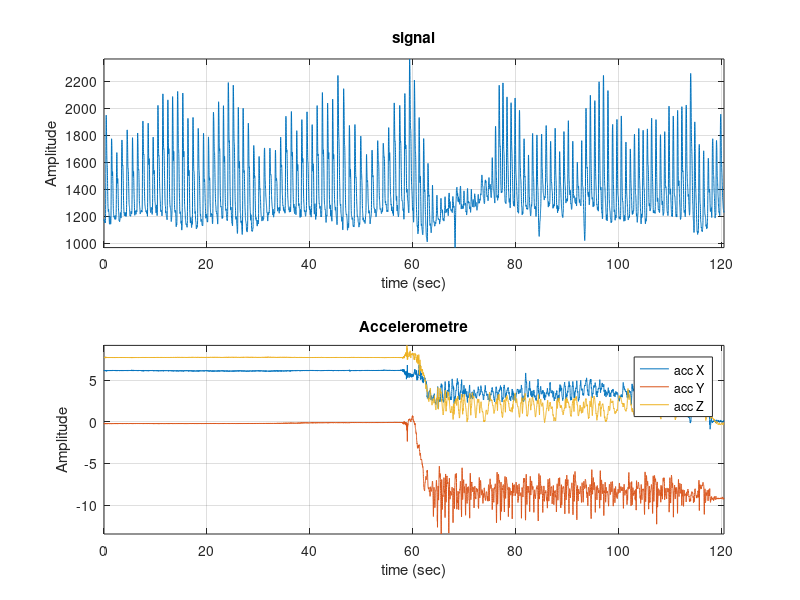

MATLAB code for this plot: (Note: this script raises an error after producing the figure.)
clear all
close all
clc

addpath(genpath('../functions'));
addpath(genpath('../signals'));
%% Data an signals definition

load('Accel_X.mat')
load('Accel_Y.mat')
load('Accel_Z.mat')
load('PPG_A13.mat')
load('Timestamp.mat')

Time = (Timestamp-Timestamp(1))*10^(-3);
Fs = 128; % sampling frequencies
N = length(PPG_A13);
nyquistFreq = Fs/2;
NFFT = 2^nextpow2(N);

figure,
subplot(211)
plot(Time,PPG_A13)
axis('tight')
grid on
xlabel('time (sec)')
ylabel('Amplitude')
title('signal')
subplot(212)
plot(Time,Accel_X)
hold all
plot(Time,Accel_Y)
plot(Time,Accel_Z)
axis('tight')
grid on
legend('acc X', 'acc Y', 'acc Z')
xlabel('time (sec)')
ylabel('Amplitude')
title('Accelerometre')

%% Look to a correlation of the signal
Xmean = mean(diff(Accel_X));
Ymean = mean(diff(Accel_Y));
Zmean = mean(diff(Accel_Z));

T = 5;
[M, I] = max([Xmean Ymean Zmean]);
maxCorr = 0;
acc = [Accel_X Accel_Y Accel_Z];
accel = acc(:,I);
timeTsec = 1:Fs*T:length(PPG_A13);
timeTsec(end) = length(PPG_A13);
Xout = [];
order = T;
l = order+1; % filter length
lambda = 1; % RLS forgetting factor
invcov = T*eye(l);
RLSfilt = adaptfilt.rls(l, lambda, invcov);
for k=1:length(timeTsec)-1
    if k == length(timeTsec)-1
        accelShort = accel(timeTsec(k):timeTsec(k+1));
        x = PPG_A13(timeTsec(k):timeTsec(k+1));
    else
        accelShort = accel(timeTsec(k):timeTsec(k+1)-1);
        x = PPG_A13(timeTsec(k):timeTsec(k+1)-1);
    end
    [corrM, lagsShort] = xcorr(accelShort,x, 'coeff');
    corrM = corrM((length(accelShort)):end);
    lagsShort = lagsShort((length(accelShort)):end);
    [corr, i] = max(corrM);
    
    if corr>0.9
        % get the RLS filter
        [outRLSshort, errorRLS] = filter(RLSfilt, accelShort, x);
        Xout = [Xout; outRLSshort];
    else
        Xout = [Xout; x];
    end
end

figure,
subplot(211)
plot(Time,PPG_A13)
axis('tight')
grid on
xlabel('time (sec)')
ylabel('Amplitude')
title('Signal')
subplot(212)
plot(Time,Xout)
axis('tight')
grid on
xlabel('time (sec)')
ylabel('Amplitude')
title('Decoralated Signal')

%% Band-pass filter and pulse obtention
Wn = 2*[0.5 3]/Fs;
[b2,a2] = cheby2(3,30,Wn,'bandpass');
signal_filt = filtfilt(b2,a2,Xout);

[ R, ind_R ] = detection_peack( signal_filt, Fs, Time, 0, 0, 0.2);
[ pulse ] = heart_rate(ind_R);

%% Results
figure, plot(Time, signal_filt)
hold all
plot(ind_R,R,'x')
axis('tight')
grid on
legend('filter signal', 'Peaks')
xlabel('time (sec)')
ylabel('Amplitude')
title('Detection PPG')

figure, plot(ind_R(2:end),pulse)
axis('tight')
grid on
xlabel('time (sec)')
ylabel('Amplitude')
title('Heart rate')